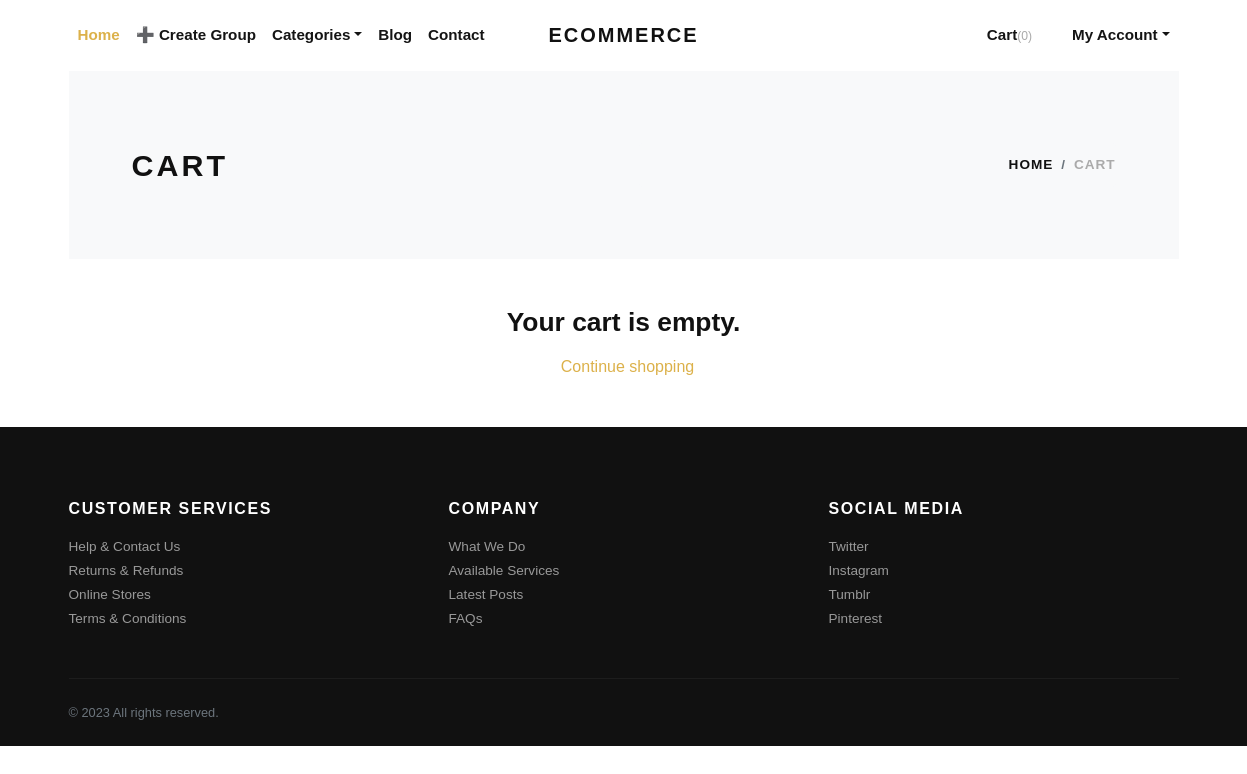
/cart/ (signed in), run on an earlier commit of the app's database.
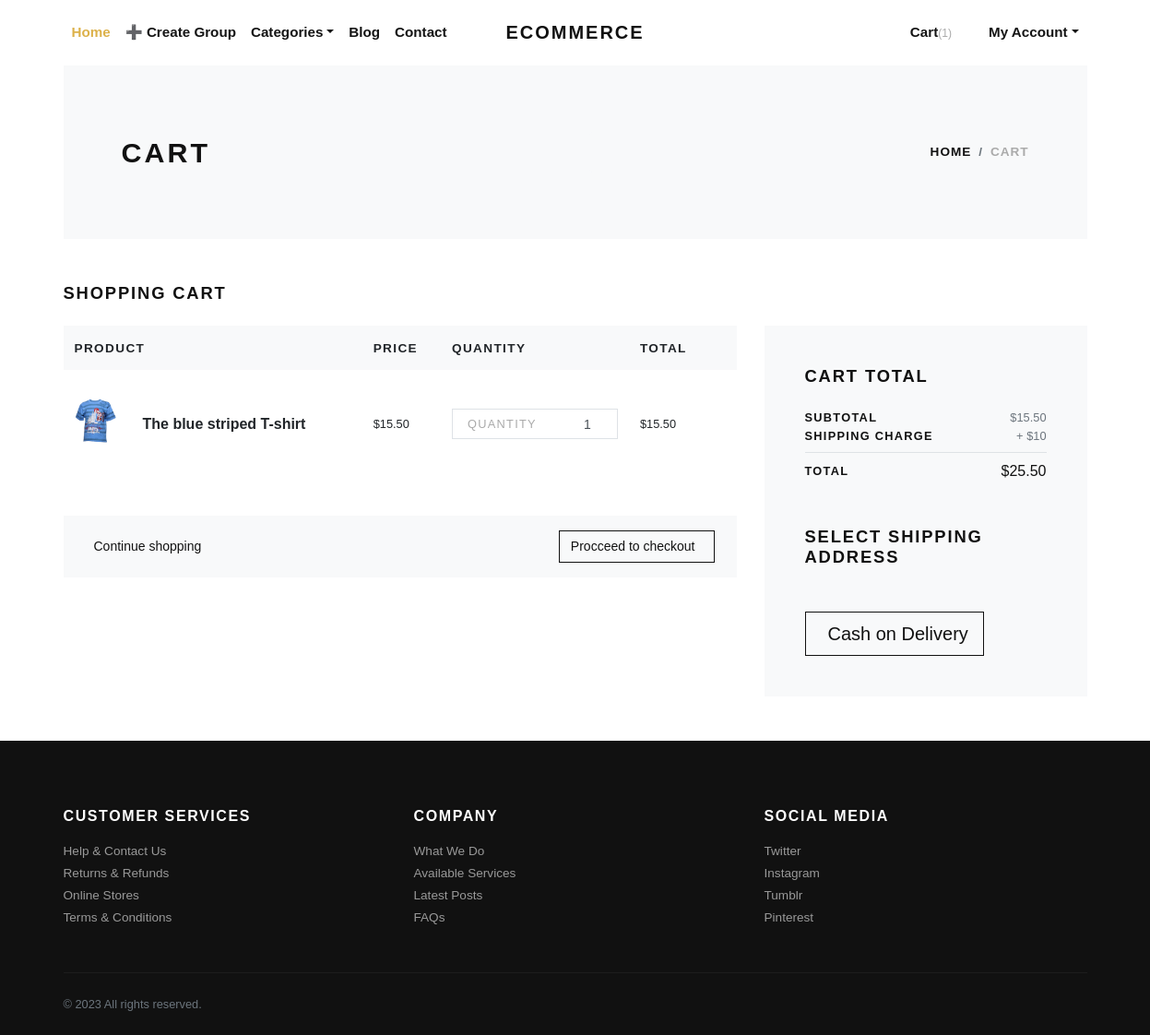
And on a later commit of the database.
### store/models.py (models this page shows, shortened)
class Cart(models.Model):
    user = models.ForeignKey(User, verbose_name="User", on_delete=models.CASCADE)
    product = models.ForeignKey(Product, verbose_name="Product", on_delete=models.CASCADE)
    quantity = models.PositiveIntegerField(default=1, verbose_name="Quantity")
    created_at = models.DateTimeField(auto_now_add=True, verbose_name="Created Date")
    updated_at = models.DateTimeField(auto_now=True, verbose_name="Updated Date")
    @property
    def total_price(self):
        return self.quantity * self.product.price

class Product(models.Model):
    title = models.CharField(max_length=150, verbose_name="Product Title")
    slug = models.SlugField(max_length=160, verbose_name="Product Slug")
    sku = models.CharField(max_length=255, unique=True, verbose_name="Unique Product ID (SKU)")
    short_description = models.TextField(verbose_name="Short Description")
    detail_description = models.TextField(blank=True, null=True, verbose_name="Detail Description")
    product_image = models.ImageField(upload_to='product', blank=True, null=True, verbose_name="Product Image")
    price = models.DecimalField(max_digits=8, decimal_places=2)
    category = models.ForeignKey(Category, verbose_name="Product Categoy", on_delete=models.CASCADE)
    is_active = models.BooleanField(verbose_name="Is Active?")
    is_featured = models.BooleanField(verbose_name="Is Featured?")
    created_at = models.DateTimeField(auto_now_add=True, verbose_name="Created Date")
    updated_at = models.DateTimeField(auto_now=True, verbose_name="Updated Date")
    class Meta:
        verbose_name_plural = 'Products'
        ordering = ('-created_at', )

### store/views.py (the view)
# urls.py: path('cart/', views.cart, name="cart"),
@login_required
def cart(request):
    user = request.user
    cart_products = Cart.objects.filter(user=user)
    amount = decimal.Decimal(0)
    shipping_amount = decimal.Decimal(10)
    cp = [p for p in Cart.objects.all() if p.user==user]
    if cp:
        for p in cp:
            temp_amount = (p.quantity * p.product.price)
            amount += temp_amount
    addresses = Address.objects.filter(user=user)
    context = {
        'cart_products': cart_products,
        'amount': amount,
        'shipping_amount': shipping_amount,
        'total_amount': amount + shipping_amount,
        'addresses': addresses,
    }
    return render(request, 'store/cart.html', context)

### store/context_preprocessors.py (called while the page is built)
def store_menu(request):
    categories = Category.objects.filter(is_active=True)
    context = {
        'categories_menu': categories,
    }
    return context

def cart_menu(request):
    if request.user.is_authenticated:
        cart_items= Cart.objects.filter(user=request.user)
        context = {
            'cart_items': cart_items,
        }
    else:
        context = {}
    return context

### templates/store/cart.html (shortened to what the changed rows need)
{% extends 'base.html' %}
{% load static %}
{% load humanize %}
    {% block content %}
      <div class="container">
        <section class="py-5 bg-light">
          <div class="container">
            <div class="row px-4 px-lg-5 py-lg-4 align-items-center">
              <div class="col-lg-6">
                <h1 class="h2 text-uppercase mb-0">Cart</h1>
              </div>
            </div>
          </div>
        </section>
        {% if cart_products %}
        <section class="py-5">
          <h2 class="h5 text-uppercase mb-4">Shopping cart</h2>
          <div class="row">
            <div class="col-lg-8 mb-4 mb-lg-0">
              <div class="table-responsive mb-4">
                <table class="table">
                  <thead class="bg-light">
                    <tr>
                      <th class="border-0" scope="col"> <strong class="text-small text-uppercase">Product</strong></th>
                      <th class="border-0" scope="col"> <strong class="text-small text-uppercase">Price</strong></th>
                      <th class="border-0" scope="col"> <strong class="text-small text-uppercase">Quantity</strong></th>
                      <th class="border-0" scope="col"> <strong class="text-small text-uppercase">Total</strong></th>
                      <th class="border-0" scope="col"> </th>
                    </tr>
                  </thead>
                  <tbody>
                    {% for cart_product in cart_products %}
                    <tr>
                      <th class="pl-0 border-0" scope="row">
                        <div class="media align-items-center">
                          {% if cart_product.product.product_image %}
                            <a class="reset-anchor d-block animsition-link" href="{% url 'store:product-detail' cart_product.product.slug %}"><img src="{{cart_product.product.product_image.url}}" alt="{{cart_product.product.title}}" width="70"/></a>
                          {% else %}
                            <a class="reset-anchor d-block animsition-link" href="{% url 'store:product-detail' cart_product.product.slug %}"><img src="{% static 'img/product-detail-3.jpg' %}" alt="{{cart_product.product.title}}" width="70"/></a>
                          {% endif %}
                          <div class="media-body ml-3"><strong class="h6"><a class="reset-anchor animsition-link" href="{% url 'store:product-detail' cart_product.product.slug %}">{{cart_product.product.title}}</a></strong></div>
                        </div>
                      </th>
                      <td class="align-middle border-0">
                        <p class="mb-0 small">${{cart_product.product.price}}</p>
                      </td>
                      <td class="align-middle border-0">
                        <div class="border d-flex align-items-center justify-content-between px-3"><span class="small text-uppercase text-gray headings-font-family">Quantity</span>
                          <div class="quantity">
                            <input class="form-control form-control-sm border-0 shadow-0 p-0" type="text" value="{{cart_product.quantity}}"/>
                          </div>
                        </div>
                      </td>
                      <td class="align-middle border-0">
                        <p class="mb-0 small">${{cart_product.total_price|intcomma}}</p>
                      </td>
                      <td class="align-middle border-0"><a class="reset-anchor" href="{% url 'store:remove-cart' cart_product.id %}"></a></td>
                    </tr>
                    {% endfor %}
                  </tbody>
                </table>
              </div>
              <div class="bg-light px-4 py-3">
                <div class="row align-items-center text-center">
                  <div class="col-md-6 mb-3 mb-md-0 text-md-left"><a class="btn btn-link p-0 text-dark btn-sm" href="{% url 'store:home' %}">Continue shopping</a></div>
                  <div class="col-md-6 text-md-right"><a class="btn btn-outline-dark btn-sm" href="#">Procceed to checkout</a></div>
                </div>
              </div>
            </div>
            <div class="col-lg-4">
              <div class="card border-0 rounded-0 p-lg-4 bg-light">
                <div class="card-body">
                  <h5 class="text-uppercase mb-4">Cart total</h5>
                  <ul class="list-unstyled mb-0">
                    <li class="d-flex align-items-center justify-content-between"><strong class="text-uppercase small font-weight-bold">Subtotal</strong><span class="text-muted small">${{amount|intcomma}}</span></li>
                    <li class="d-flex align-items-center justify-content-between"><strong class="text-uppercase small font-weight-bold">Shipping Charge</strong><span class="text-muted small">+ ${{shipping_amount}}</span></li>
                    <li class="border-bottom my-2"></li>
                    <li class="d-flex align-items-center justify-content-between mb-4"><strong class="text-uppercase small font-weight-bold">Total</strong><span>${{total_amount|intcomma}}</span></li>
                  </ul>
                  <h5 class="text-uppercase my-5">Select Shipping Address</h5>
                  <form action="{% url 'store:checkout' %}" id="myform">
                    <button type="submit" class="btn btn-dark btn-lg btn-outline-dark" type="submit"> Cash on Delivery</button>
                  </form>
                </div>
              </div>
            </div>
          </div>
        </section>
        {% else %}
          <div class="text-center py-5">
            <h3 class="mb-3">Your cart is empty.</h3>
            <a href="{% url 'store:home' %}">Continue shopping</a>
          </div>
        {% endif %}
      </div>
      {% endblock content %}

What changed in the data, as far as the page shows it:
added Cart: product.product_image (picture), product "The blue striped T-shirt", product.price "15.50", quantity "1", total_price "15.50"
Also different on the page:
{{ cart_items.count }}: "0" → "1"
{{ amount|intcomma }}: (not shown) → "15.50"
{{ shipping_amount }}: (not shown) → "10"
{{ total_amount|intcomma }}: (not shown) → "25.50"
text no longer shown: "Your cart is empty."
text now shown: "SHOPPING CART PRODUCT PRICE QUANTITY TOTAL Procceed to checkout CART TOTAL SUBTOTAL $ SHIPPING CHARGE + $ TOTAL $ SELECT SHIPPING ADDRESS Cash on Delivery"
